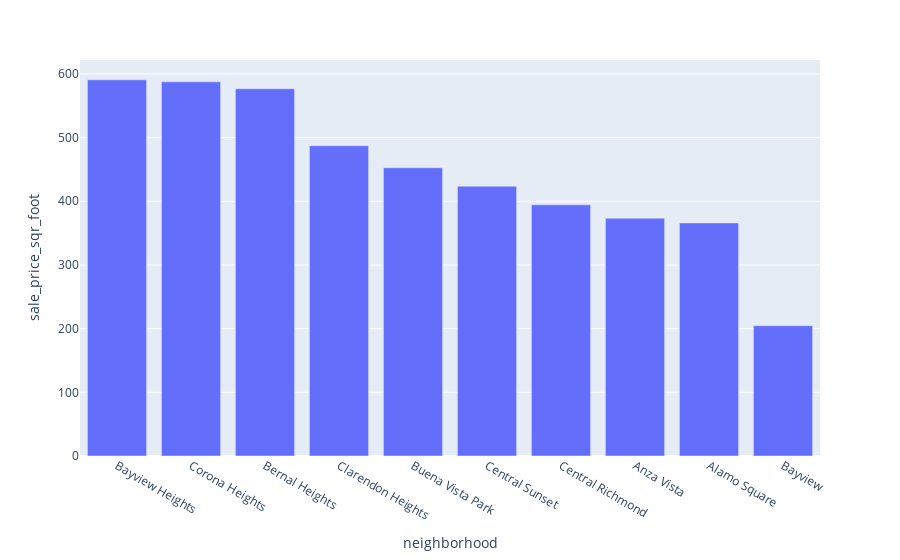

Notebook source saved alongside this figure:
### Code cell
fig= px.bar(df_expensive_neighborhoods_10, x="neighborhood",y="sale_price_sqr_foot")

fig.show()

### Figure 1 — Plotly figure (JSON) as saved in the notebook; plotly's stock layout.template omitted (floating-point values rounded to 4 significant figures)
{"data": [{"alignmentgroup": "True", "hovertemplate": "neighborhood=%{x}<br>sale_price_sqr_foot=%{y}<extra></extra>", "legendgroup": "", "marker": {"color": "#636efa"}, "name": "", "offsetgroup": "", "orientation": "v", "showlegend": false, "textposition": "auto", "type": "bar", "x": ["Bayview Heights", "Corona Heights", "Bernal Heights ", "Clarendon Heights", "Buena Vista Park", "Central Sunset", "Central Richmond", "Anza Vista", "Alamo Square", "Bayview"], "xaxis": "x", "y": [590.8, 587.5, 576.7, 487.2, 452.7, 423.7, 394.4, 373.4, 366.0, 204.6], "yaxis": "y"}], "layout": {"barmode": "relative", "legend": {"tracegroupgap": 0}, "margin": {"t": 60}, "xaxis": {"anchor": "y", "domain": [0, 1], "title": {"text": "neighborhood"}}, "yaxis": {"anchor": "x", "domain": [0, 1], "title": {"text": "sale_price_sqr_foot"}}}}
